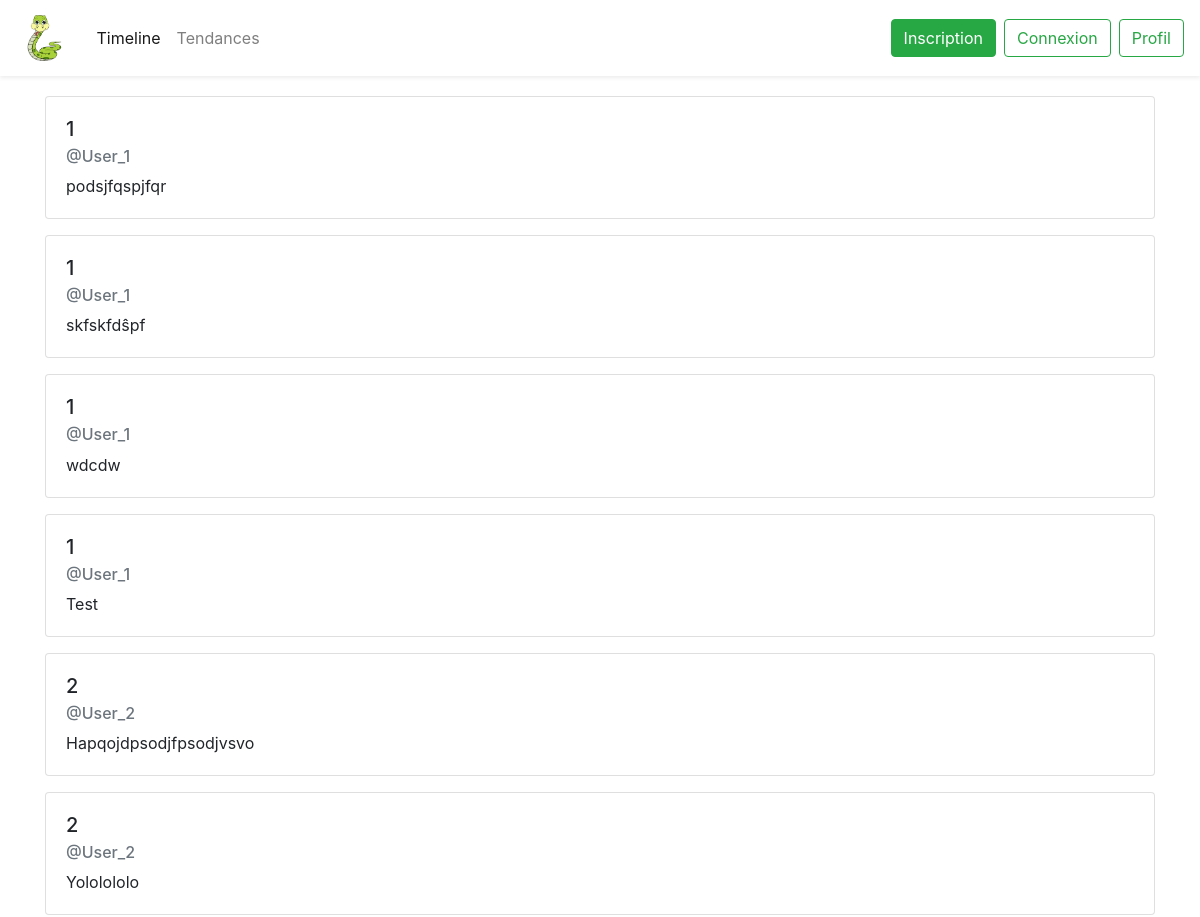
Before: /timeline (upper part) with the older database file.
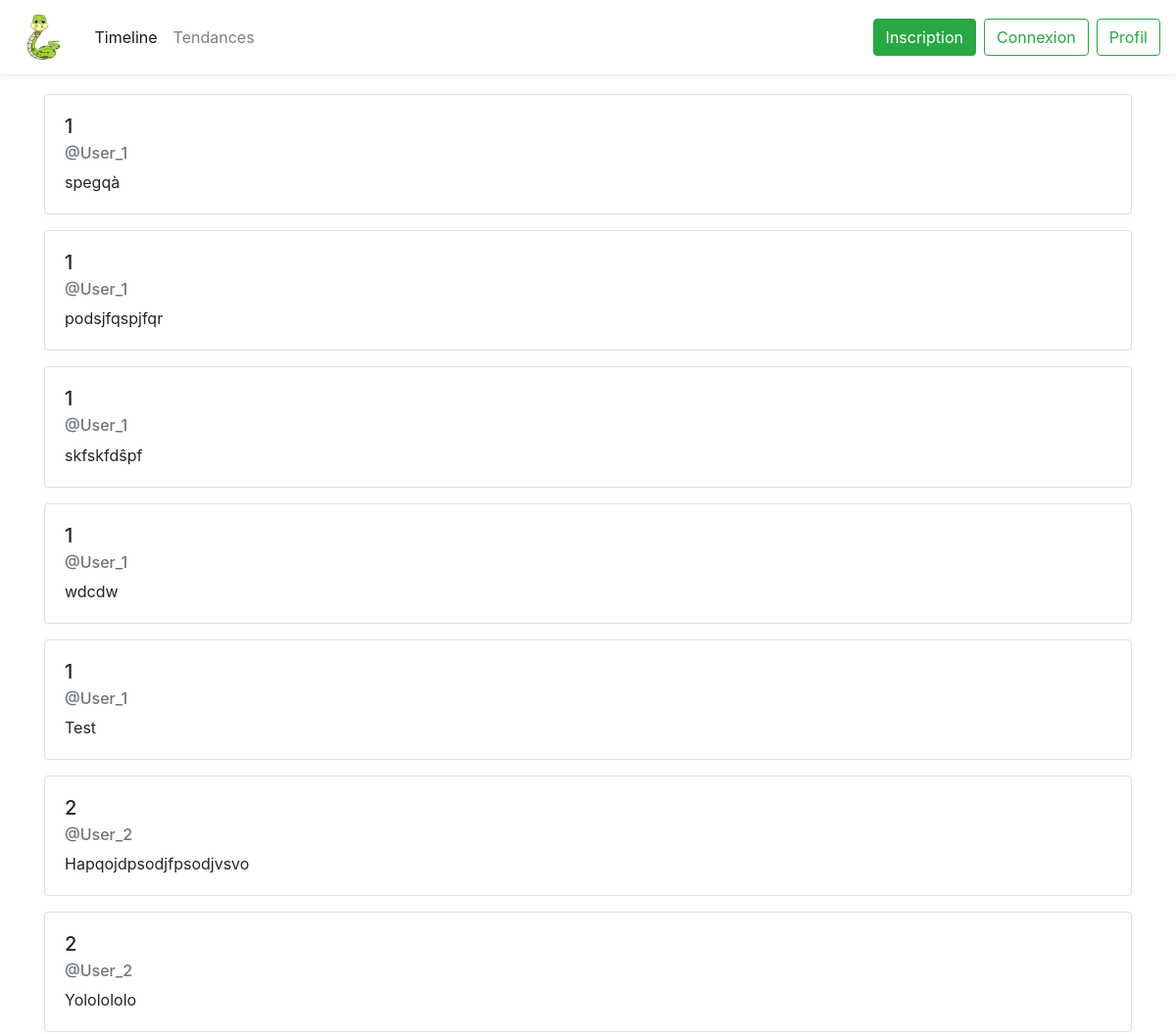
After: the same page with the newer database file.
### app/models.py (models this page shows, shortened)
class Tweet(db.Model):
    id = db.Column(db.Integer, primary_key=True)
    message = db.Column(db.String(255))
    timestamp = db.Column(db.DateTime, index=True, default=datetime.utcnow)
    user_id = db.Column(db.Integer, db.ForeignKey('user.id'))

### app/routes.py (the view)
@app.route('/timeline', methods=['GET', 'POST'])
def timeline():
    tweets_list = Tweet.query.order_by(desc(Tweet.timestamp)).all()
    return render_template('tweet/timeline.html', tweets_list=tweets_list)

### app/templates/tweet/timeline.html (shortened to what this page needs)
{% extends "layout.html" %}
{% block content %}
<div id="timeline">
    {% for tweet in tweets_list %}
    <div id="tweet-{{ loop.index }}" class="mb-3">
        <div class="card">
            <div class="card-body">
                <h5 class="card-title">{{ tweet.user_id }}</h5>
                <h6 class="card-subtitle mb-2 text-muted">@User_{{ tweet.user_id }}</h6>
                {% if tweet.message %}
                    <p class="card-text">{{ tweet.message }}</p>
                {% endif %}
            </div>
        </div>
    </div>
    {% endfor %}
</div>
{% endblock %}

Changed rows visible on the page:
added Tweet: user_id "1", message "spegqà"
